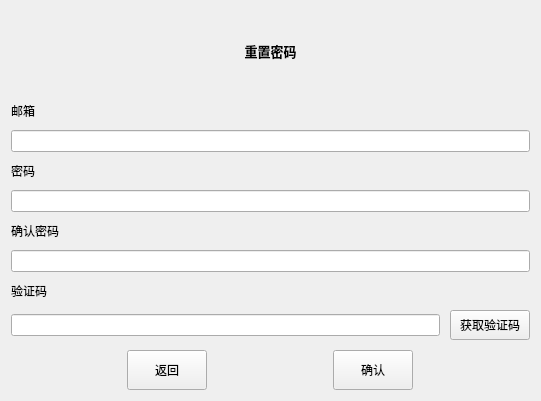
<?xml version="1.0" encoding="UTF-8"?>
<ui version="4.0">
 <class>ResetWidget</class>
 <widget class="QWidget" name="ResetWidget">
  <property name="geometry">
   <rect>
    <x>0</x>
    <y>0</y>
    <width>541</width>
    <height>401</height>
   </rect>
  </property>
  <property name="sizePolicy">
   <sizepolicy hsizetype="Fixed" vsizetype="Fixed">
    <horstretch>0</horstretch>
    <verstretch>0</verstretch>
   </sizepolicy>
  </property>
  <property name="windowTitle">
   <string>Form</string>
  </property>
  <layout class="QVBoxLayout" name="mainLayout">
   <property name="spacing">
    <number>10</number>
   </property>
   <item>
    <layout class="QVBoxLayout" name="verticalLayout">
     <item>
      <widget class="QLabel" name="label_5">
       <property name="text">
        <string>&lt;html&gt;&lt;head/&gt;&lt;body&gt;&lt;p&gt;&lt;span style=&quot; font-size:10pt; font-weight:700;&quot;&gt;重置密码&lt;/span&gt;&lt;/p&gt;&lt;/body&gt;&lt;/html&gt;</string>
       </property>
       <property name="alignment">
        <set>Qt::AlignCenter</set>
       </property>
      </widget>
     </item>
     <item>
      <widget class="QLabel" name="label_2">
       <property name="sizePolicy">
        <sizepolicy hsizetype="Preferred" vsizetype="Fixed">
         <horstretch>0</horstretch>
         <verstretch>0</verstretch>
        </sizepolicy>
       </property>
       <property name="text">
        <string>邮箱</string>
       </property>
      </widget>
     </item>
     <item>
      <widget class="QLineEdit" name="resetEmailEdit">
       <property name="minimumSize">
        <size>
         <width>473</width>
         <height>0</height>
        </size>
       </property>
      </widget>
     </item>
    </layout>
   </item>
   <item>
    <layout class="QVBoxLayout" name="verticalLayout_3">
     <item>
      <widget class="QLabel" name="label_3">
       <property name="sizePolicy">
        <sizepolicy hsizetype="Preferred" vsizetype="Fixed">
         <horstretch>0</horstretch>
         <verstretch>0</verstretch>
        </sizepolicy>
       </property>
       <property name="text">
        <string>密码</string>
       </property>
      </widget>
     </item>
     <item>
      <widget class="QLineEdit" name="resetPasswdEdit"/>
     </item>
    </layout>
   </item>
   <item>
    <layout class="QVBoxLayout" name="verticalLayout_5">
     <item>
      <widget class="QLabel" name="label">
       <property name="sizePolicy">
        <sizepolicy hsizetype="Preferred" vsizetype="Fixed">
         <horstretch>0</horstretch>
         <verstretch>0</verstretch>
        </sizepolicy>
       </property>
       <property name="text">
        <string>确认密码</string>
       </property>
      </widget>
     </item>
     <item>
      <widget class="QLineEdit" name="resetConfrimEdit"/>
     </item>
    </layout>
   </item>
   <item>
    <layout class="QVBoxLayout" name="verticalLayout_4">
     <item>
      <widget class="QLabel" name="label_4">
       <property name="sizePolicy">
        <sizepolicy hsizetype="Preferred" vsizetype="Fixed">
         <horstretch>0</horstretch>
         <verstretch>0</verstretch>
        </sizepolicy>
       </property>
       <property name="text">
        <string>验证码</string>
       </property>
      </widget>
     </item>
     <item>
      <layout class="QHBoxLayout" name="horizontalLayout_2">
       <property name="spacing">
        <number>10</number>
       </property>
       <item>
        <widget class="QLineEdit" name="resetVerifyEdit"/>
       </item>
       <item>
        <widget class="GetVerifyButton" name="getVerifyBtn">
         <property name="minimumSize">
          <size>
           <width>0</width>
           <height>30</height>
          </size>
         </property>
         <property name="text">
          <string>获取验证码</string>
         </property>
        </widget>
       </item>
      </layout>
     </item>
    </layout>
   </item>
   <item>
    <layout class="QHBoxLayout" name="horizontalLayout_3">
     <item>
      <widget class="QPushButton" name="resetReturnBtn">
       <property name="sizePolicy">
        <sizepolicy hsizetype="Fixed" vsizetype="Fixed">
         <horstretch>0</horstretch>
         <verstretch>0</verstretch>
        </sizepolicy>
       </property>
       <property name="minimumSize">
        <size>
         <width>30</width>
         <height>40</height>
        </size>
       </property>
       <property name="text">
        <string>返回</string>
       </property>
      </widget>
     </item>
     <item>
      <widget class="QPushButton" name="resetConfirmBtn">
       <property name="sizePolicy">
        <sizepolicy hsizetype="Fixed" vsizetype="Fixed">
         <horstretch>0</horstretch>
         <verstretch>0</verstretch>
        </sizepolicy>
       </property>
       <property name="minimumSize">
        <size>
         <width>0</width>
         <height>40</height>
        </size>
       </property>
       <property name="text">
        <string>确认</string>
       </property>
      </widget>
     </item>
    </layout>
   </item>
  </layout>
 </widget>
 <customwidgets>
  <customwidget>
   <class>GetVerifyButton</class>
   <extends>QPushButton</extends>
   <header>getverifybutton.h</header>
  </customwidget>
 </customwidgets>
 <resources/>
 <connections/>
</ui>
